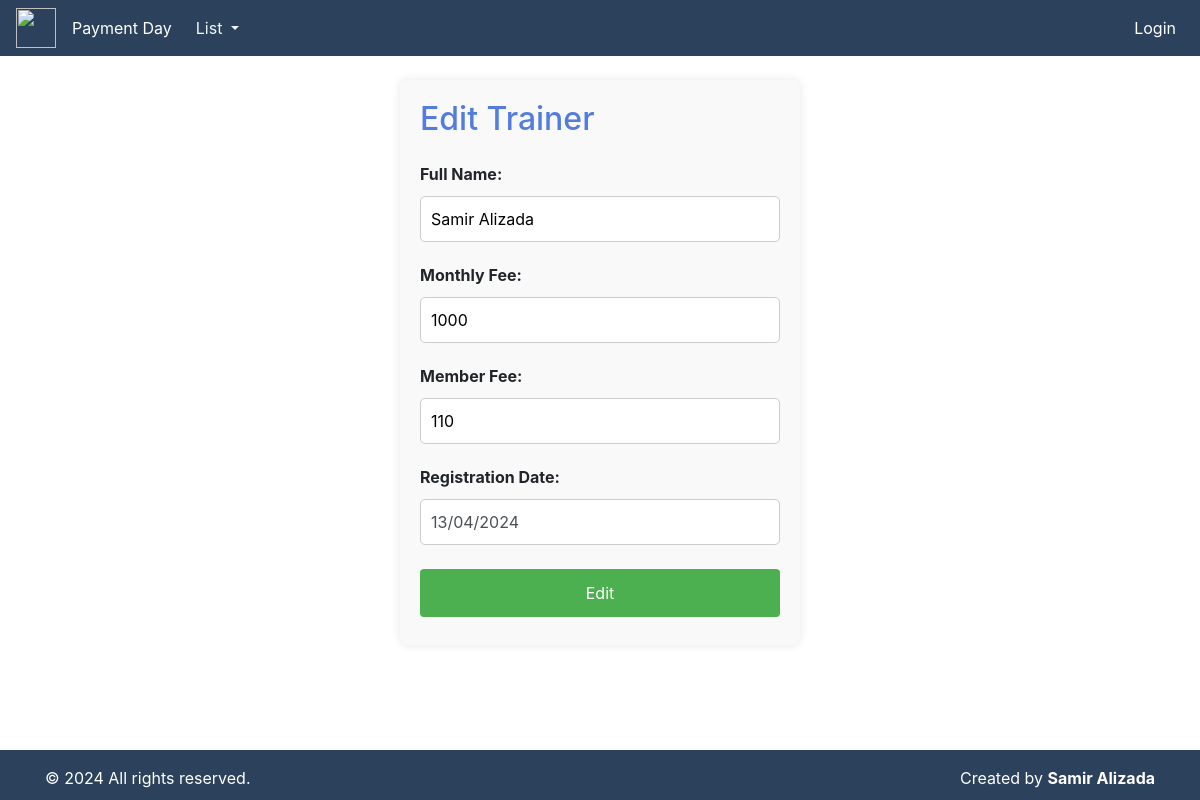
Page /update-trainer/1/ on the committed database.
### fitness/models.py (models this page shows, shortened)
class Trainer(models.Model):
    full_name = models.CharField(max_length=100)
    registration_date = models.DateField(default=timezone.now)
    monthly_fee = models.IntegerField()
    student_fee = models.IntegerField()

### fitness/views.py (the view)
# urls.py: path('update-trainer/<int:pk>/', update_trainer, name='update_trainer'),
def update_trainer(request, pk):
    trainer = get_object_or_404(Trainer, pk=pk)
    form = TrainerForm(instance=trainer)
    if request.method == 'POST':
        form = TrainerForm(request.POST, instance=trainer)
        if form.is_valid():
            form.save()
            return redirect('trainer_panel')
    return render(request, 'trainer/update_trainer.html', {'form': form})

### fitness/forms.py (shortened to what this page needs)
class TrainerForm(forms.ModelForm):
    registration_date = forms.CharField(widget=CustomDateInput(attrs={'class': 'form-control', 'placeholder': 'DD/MM/YYYY'}))
    class Meta:
        model = Trainer
        fields = ['full_name', 'registration_date', 'monthly_fee', 'student_fee']
        labels = {
            'full_name': 'Ad-Soyad',
            'registration_date': 'Qeydiyyat tarixi',
            'monthly_fee': 'Maaş',
            'student_fee': 'Tələbə Haqqı',
        }
    def __init__(self, *args, **kwargs):
        super().__init__(*args, **kwargs)
        if not self.instance.pk:  # If create new form
            self.fields['registration_date'].initial = date.today().strftime('%d/%m/%Y')

### fitness/forms.py (called while the page is built)
    def format_value(self, value):
        if value:
            if isinstance(value, (datetime, date)):
                return value.strftime(self.format)
        return value

### templates/trainer/update_trainer.html (shortened to what this page needs)
{% extends 'index.html' %}
{% block content %}
<div class="container mt-4">
<form method="post">
    <h2 class="mb-4" style="color: rgb(82, 124, 222);">Edit Trainer</h2>
    <div class="form-group">
        <label for="id_full_name">Full Name:</label>
        {{ form.full_name }}
    </div>
    <div class="form-group">
        <label for="id_monthly_fee">Monthly Fee:</label>
        {{ form.monthly_fee }}
    </div>
    <div class="form-group">
        <label for="id_student_fee">Member Fee:</label>
        {{ form.student_fee }}
    </div>
    <div class="form-group">
        <label for="id_registration_date">Registration Date:</label>
        {{ form.registration_date }}
    </div>
    <button type="submit" class="btn btn-primary">Edit</button>
</form>
</div>
<br><br>
{% endblock %}

### templates/trainer/update_trainer.html (style rules this page uses)
form { max-width: 400px; margin: 0 auto; padding: 20px; background: #f9f9f9; border-radius: 8px; box-shadow: 0 0 10px rgba(0, 0, 0, 0.1); }
input[type="text"], input[type="date"], input[type="number"] { width: 100%; padding: 10px; margin: 5px 0; border: 1px solid #ccc; border-radius: 5px; box-sizing: border-box; }
button[type="submit"] { background-color: #4CAF50; color: white; padding: 12px 20px; margin: 8px 0; border: none; border-radius: 4px; cursor: pointer; width: 100%; }
label { font-weight: bold; margin-bottom: 5px; }

### rows in the picture
Trainer: full_name "Samir Alizada", monthly_fee "1000", student_fee "110", registration_date "13/04/2024"
